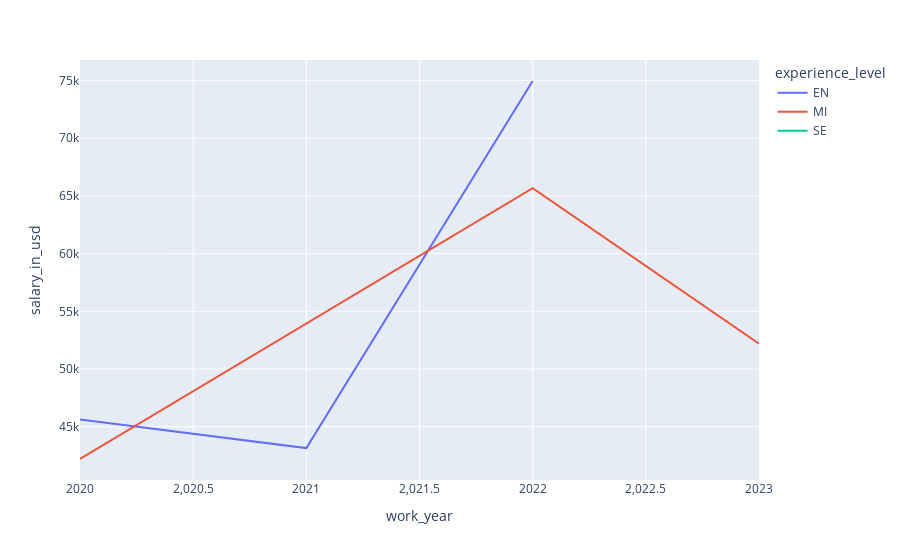

Notebook source saved alongside this figure:
### Code cell
fr_df = df[df.job_title.str.contains('data scientist', case=False) & df.company_location.str.contains('FR', case=False)]
px.line(fr_df.groupby(["experience_level", "work_year"]).mean(numeric_only=True)["salary_in_usd"].reset_index(), color="experience_level", x="work_year", y="salary_in_usd")

### Figure 1 — Plotly figure (JSON) as saved in the notebook; plotly's stock layout.template omitted (floating-point values rounded to 4 significant figures)
{"data": [{"hovertemplate": "experience_level=EN<br>work_year=%{x}<br>salary_in_usd=%{y}<extra></extra>", "legendgroup": "EN", "line": {"color": "#636efa", "dash": "solid"}, "marker": {"symbol": "circle"}, "mode": "lines", "name": "EN", "orientation": "v", "showlegend": true, "x": [2020, 2021, 2022], "xaxis": "x", "y": [45620.0, 43140.0, 74960.0], "yaxis": "y", "type": "scatter"}, {"hovertemplate": "experience_level=MI<br>work_year=%{x}<br>salary_in_usd=%{y}<extra></extra>", "legendgroup": "MI", "line": {"color": "#EF553B", "dash": "solid"}, "marker": {"symbol": "circle"}, "mode": "lines", "name": "MI", "orientation": "v", "showlegend": true, "x": [2020, 2022, 2023], "xaxis": "x", "y": [42200.0, 65670.0, 52190.0], "yaxis": "y", "type": "scatter"}, {"hovertemplate": "experience_level=SE<br>work_year=%{x}<br>salary_in_usd=%{y}<extra></extra>", "legendgroup": "SE", "line": {"color": "#00cc96", "dash": "solid"}, "marker": {"symbol": "circle"}, "mode": "lines", "name": "SE", "orientation": "v", "showlegend": true, "x": [2021], "xaxis": "x", "y": [65440.0], "yaxis": "y", "type": "scatter"}], "layout": {"xaxis": {"anchor": "y", "domain": [0.0, 1.0], "title": {"text": "work_year"}}, "yaxis": {"anchor": "x", "domain": [0.0, 1.0], "title": {"text": "salary_in_usd"}}, "legend": {"title": {"text": "experience_level"}, "tracegroupgap": 0}, "margin": {"t": 60}}}
